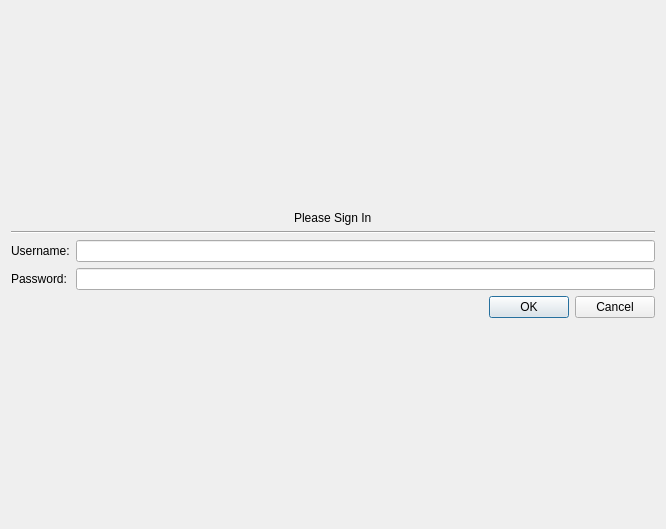
<?xml version="1.0" encoding="UTF-8"?>
<ui version="4.0">
 <class>LoginDialog</class>
 <widget class="QDialog" name="LoginDialog">
  <property name="geometry">
   <rect>
    <x>0</x>
    <y>0</y>
    <width>666</width>
    <height>529</height>
   </rect>
  </property>
  <property name="sizePolicy">
   <sizepolicy hsizetype="Preferred" vsizetype="Preferred">
    <horstretch>0</horstretch>
    <verstretch>0</verstretch>
   </sizepolicy>
  </property>
  <property name="windowTitle">
   <string>Sign In</string>
  </property>
  <layout class="QVBoxLayout" name="verticalLayout">
   <item>
    <spacer name="verticalSpacer">
     <property name="orientation">
      <enum>Qt::Vertical</enum>
     </property>
     <property name="sizeHint" stdset="0">
      <size>
       <width>20</width>
       <height>40</height>
      </size>
     </property>
    </spacer>
   </item>
   <item alignment="Qt::AlignHCenter">
    <widget class="QLabel" name="label_3">
     <property name="styleSheet">
      <string notr="true">font: 24pt &quot;Ubuntu&quot;;</string>
     </property>
     <property name="text">
      <string>Please Sign In</string>
     </property>
    </widget>
   </item>
   <item>
    <widget class="Line" name="line">
     <property name="orientation">
      <enum>Qt::Horizontal</enum>
     </property>
    </widget>
   </item>
   <item>
    <layout class="QGridLayout" name="gridLayout">
     <item row="0" column="0" alignment="Qt::AlignLeft">
      <widget class="QLabel" name="username_label">
       <property name="sizePolicy">
        <sizepolicy hsizetype="MinimumExpanding" vsizetype="Preferred">
         <horstretch>0</horstretch>
         <verstretch>0</verstretch>
        </sizepolicy>
       </property>
       <property name="text">
        <string>Username:</string>
       </property>
      </widget>
     </item>
     <item row="1" column="0" alignment="Qt::AlignLeft">
      <widget class="QLabel" name="password_label">
       <property name="sizePolicy">
        <sizepolicy hsizetype="MinimumExpanding" vsizetype="Preferred">
         <horstretch>0</horstretch>
         <verstretch>0</verstretch>
        </sizepolicy>
       </property>
       <property name="text">
        <string>Password:</string>
       </property>
      </widget>
     </item>
     <item row="0" column="1">
      <widget class="QLineEdit" name="username_edit">
       <property name="sizePolicy">
        <sizepolicy hsizetype="Expanding" vsizetype="Fixed">
         <horstretch>0</horstretch>
         <verstretch>0</verstretch>
        </sizepolicy>
       </property>
      </widget>
     </item>
     <item row="1" column="1">
      <widget class="QLineEdit" name="password_edit"/>
     </item>
    </layout>
   </item>
   <item>
    <widget class="QDialogButtonBox" name="buttonBox">
     <property name="orientation">
      <enum>Qt::Horizontal</enum>
     </property>
     <property name="standardButtons">
      <set>QDialogButtonBox::Cancel|QDialogButtonBox::Ok</set>
     </property>
    </widget>
   </item>
   <item>
    <spacer name="verticalSpacer_2">
     <property name="orientation">
      <enum>Qt::Vertical</enum>
     </property>
     <property name="sizeHint" stdset="0">
      <size>
       <width>20</width>
       <height>40</height>
      </size>
     </property>
    </spacer>
   </item>
  </layout>
 </widget>
 <resources/>
 <connections>
  <connection>
   <sender>buttonBox</sender>
   <signal>accepted()</signal>
   <receiver>LoginDialog</receiver>
   <slot>accept()</slot>
   <hints>
    <hint type="sourcelabel">
     <x>248</x>
     <y>254</y>
    </hint>
    <hint type="destinationlabel">
     <x>157</x>
     <y>274</y>
    </hint>
   </hints>
  </connection>
  <connection>
   <sender>buttonBox</sender>
   <signal>rejected()</signal>
   <receiver>LoginDialog</receiver>
   <slot>reject()</slot>
   <hints>
    <hint type="sourcelabel">
     <x>316</x>
     <y>260</y>
    </hint>
    <hint type="destinationlabel">
     <x>286</x>
     <y>274</y>
    </hint>
   </hints>
  </connection>
 </connections>
</ui>
